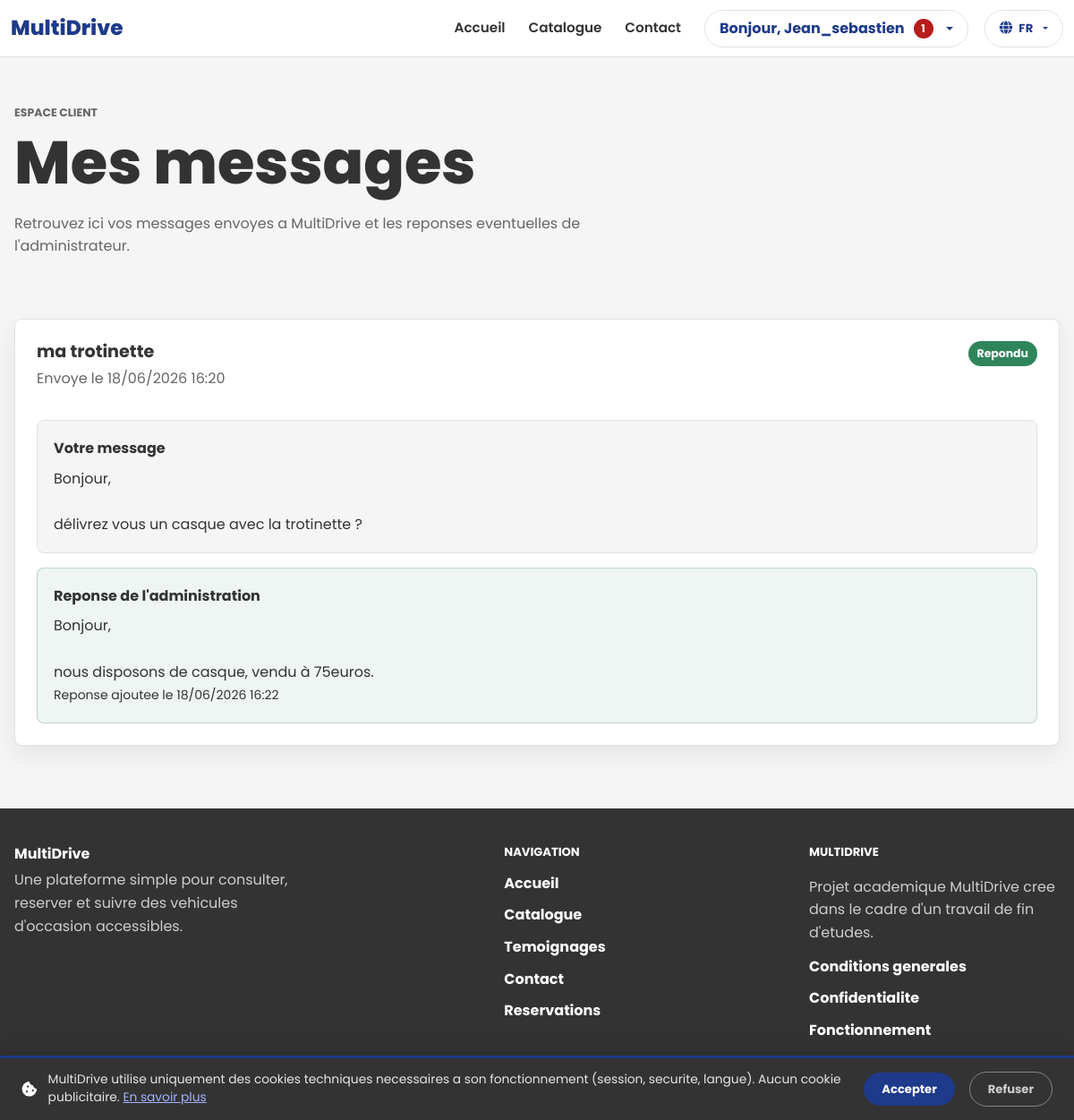
Screenshot of /contact/mine/ (signed in) with the database file from the repository.
### contact/models.py (models this page shows, shortened)
class ContactMessage(models.Model):
    user = models.ForeignKey(
        settings.AUTH_USER_MODEL,
        on_delete=models.SET_NULL,
        related_name="contact_messages",
        blank=True,
        null=True,
    )
    full_name = models.CharField(max_length=120)
    email = models.EmailField()
    phone = models.CharField(max_length=30, blank=True, null=True)
    subject = models.CharField(max_length=150)
    message = models.TextField()
    admin_response = models.TextField(blank=True)
    is_read = models.BooleanField(default=False)
    user_response_read = models.BooleanField(default=True)
    responded_at = models.DateTimeField(blank=True, null=True)
    created_at = models.DateTimeField(auto_now_add=True)
    class Meta:
        verbose_name = "Contact message"
        verbose_name_plural = "Contact messages"
        indexes = [
            models.Index(fields=["email"]),
            models.Index(fields=["is_read"]),
            models.Index(fields=["created_at"]),
        ]

### contact/views.py (the view)
# urls.py: path("mine/", views.my_messages, name="my_messages"),
@login_required
def my_messages(request):
    messages = ContactMessage.objects.filter(user=request.user).order_by("-created_at")
    messages.filter(admin_response__gt="", user_response_read=False).update(user_response_read=True)
    return render(request, "contact/my_messages.html", {"messages": messages})

### accounts/context_processors.py (called while the page is built, shortened)
def admin_notifications(request):
    admin_pending_notifications = 0
    return {
        "admin_pending_notifications": admin_pending_notifications,
    }

### vehicles/templatetags/translate_tags.py (called while the page is built, shortened)
@register.filter
def autotranslate(text, lang):
    if not text or not text.strip():
        return text
    if not lang or lang == "fr":
        return text

### contact/templates/contact/my_messages.html (shortened to what this page needs)
{% extends "vehicles/base.html" %}
{% load i18n translate_tags %}
{% block content %}
<section class="page-title">
    <p class="eyebrow">{% trans "Espace client" %}</p>
    <h1>{% trans "Mes messages" %}</h1>
    <p>{% trans "Retrouvez ici vos messages envoyes a MultiDrive et les reponses eventuelles de l'administrateur." %}</p>
</section>
<section class="section">
    {% if messages %}
        <div class="message-list">
            {% for contact_message in messages %}
                <article class="message-card">
                    <div class="message-card-header">
                        <div>
                            <h2>{{ contact_message.subject }}</h2>
                            <p class="message-date">{% blocktrans with date=contact_message.created_at|date:"d/m/Y H:i" %}Envoye le {{ date }}{% endblocktrans %}</p>
                        </div>
                        <span class="status {% if contact_message.admin_response %}status-available{% else %}status-reserved{% endif %}">
                            {% if contact_message.admin_response %}{% trans "Repondu" %}{% else %}{% trans "En attente" %}{% endif %}
                        </span>
                    </div>
                    <div class="message-block">
                        <strong>{% trans "Votre message" %}</strong>
                        <p>{{ contact_message.message|linebreaksbr }}</p>
                    </div>
                    {% if contact_message.admin_response %}
                        <div class="message-block message-response">
                            <strong>{% trans "Reponse de l'administration" %}</strong>
                            <p>{{ contact_message.admin_response|autotranslate:request.LANGUAGE_CODE|linebreaksbr }}</p>
                            {% if contact_message.responded_at %}
                                <small>{% blocktrans with date=contact_message.responded_at|date:"d/m/Y H:i" %}Reponse ajoutee le {{ date }}{% endblocktrans %}</small>
                            {% endif %}
                        </div>
                    {% else %}
                        <div class="message-block message-pending">
                            <p>{% trans "Aucune reponse n'a encore ete ajoutee pour le moment." %}</p>
                        </div>
                    {% endif %}
                </article>
            {% endfor %}
        </div>
    {% else %}
        <div class="empty-state">
            <h2>{% trans "Aucun message pour le moment" %}</h2>
            <p>{% trans "Vous pourrez retrouver ici vos futurs echanges avec l'administration." %}</p>
            <a class="button primary" href="{% url 'contact:contact_form' %}">{% trans "Contacter MultiDrive" %}</a>
        </div>
    {% endif %}
</section>
{% endblock %}

### vehicles/templates/vehicles/base.html (shortened to what this page needs)
{% load static i18n %}
{% get_current_language as CURRENT_LANG %}
<!doctype html>
<html lang="{{ CURRENT_LANG }}"
<head>
    <link href="https://cdn.jsdelivr.net/npm/bootstrap@5.3.3/dist/css/bootstrap.min.css" rel="stylesheet">
    <link rel="stylesheet" href="https://cdnjs.cloudflare.com/ajax/libs/font-awesome/6.5.0/css/all.min.css">
    <link rel="stylesheet" href="{% static 'vehicles/styles.css' %}">
</head>
<body>
    <nav class="site-nav navbar navbar-expand-lg bg-white sticky-top">
        <div class="container-xl">
            <a class="brand navbar-brand" href="{% url 'home' %}">MultiDrive</a>
            <div class="collapse navbar-collapse" id="mainNav">
                <ul class="navbar-nav ms-auto align-items-lg-center">
                    <li class="nav-item">
                        <a class="nav-link" href="{% url 'home' %}">{% trans "Accueil" %}</a>
                    </li>
                    <li class="nav-item">
                        <a class="nav-link" href="{% url 'vehicles:vehicle_list' %}">{% trans "Catalogue" %}</a>
                    </li>
                    <li class="nav-item">
                        <a class="nav-link" href="{% url 'contact:contact_form' %}">{% trans "Contact" %}</a>
                    </li>
                    {% if request.user.is_authenticated %}
                        <li class="nav-item dropdown ms-lg-2">
                            <button class="user-menu-button dropdown-toggle"
                                    type="button"
                                    data-bs-toggle="dropdown"
                                    aria-expanded="false">
                                {% if member_total_notifications %}
                                    <span class="notification-badge">{{ member_total_notifications }}</span>
                                {% endif %}
                            </button>
                        </li>
                    {% endif %}
                    <li class="nav-item ms-lg-2">
                        <div class="dropdown">
                            <button class="lang-dropdown-btn dropdown-toggle" type="button" data-bs-toggle="dropdown" aria-expanded="false">
                                <i class="fa-solid fa-globe"></i>
                                {% if CURRENT_LANG == 'nl' %}NL{% elif CURRENT_LANG == 'en' %}EN{% else %}FR{% endif %}
                            </button>
                        </div>
                    </li>
                </ul>
            </div>
        </div>
    </nav>
    <main>
        {% block content %}{% endblock %}
    </main>
    <footer class="footer">
        <div class="footer-brand">
            <strong>MultiDrive</strong>
            <p>{% trans "Une plateforme simple pour consulter, reserver et suivre des vehicules d'occasion accessibles." %}</p>
        </div>
        <div class="footer-column">
            <span class="footer-title">{% trans "Navigation" %}</span>
            <div class="footer-links">
                <a href="{% url 'home' %}">{% trans "Accueil" %}</a>
                <a href="{% url 'vehicles:vehicle_list' %}">{% trans "Catalogue" %}</a>
                <a href="{% url 'payments:testimonial_list' %}">{% trans "Temoignages" %}</a>
                <a href="{% url 'contact:contact_form' %}">{% trans "Contact" %}</a>
                {% if request.user.is_authenticated %}
                    <a href="{% url 'reservations:my_reservations' %}">{% trans "Reservations" %}</a>
                {% else %}
                    <a href="{% url 'accounts:login' %}">{% trans "Connexion" %}</a>
                {% endif %}
            </div>
        </div>
        <div class="footer-column">
            <span class="footer-title">MultiDrive</span>
            <p class="footer-note">{% trans "Projet academique MultiDrive cree dans le cadre d'un travail de fin d'etudes." %}</p>
            <div class="footer-links" style="margin-bottom: 10px;">
                <a href="{% url 'vehicles:cgv' %}">{% trans "Conditions generales" %}</a>
                <a href="{% url 'vehicles:confidentialite' %}">{% trans "Confidentialite" %}</a>
                <a href="{% url 'vehicles:fonctionnement' %}">{% trans "Fonctionnement" %}</a>
            </div>
            <p class="footer-copy">&copy; Younes El-Mallahi</p>
        </div>
    </footer>
    <div id="cookie-banner" class="cookie-banner" style="display:none;" role="dialog" aria-label="{% trans 'Politique de cookies' %}">
        <div class="cookie-banner-inner">
            <div class="cookie-banner-text">
                <i class="fa-solid fa-cookie-bite"></i>
                <span>
                    <a href="{% url 'vehicles:cgv' %}#cookies" class="cookie-link">{% trans "En savoir plus" %}</a>
                </span>
            </div>
            <button id="cookie-accept" class="cookie-btn cookie-btn-accept">{% trans "Accepter" %}</button>
            <button id="cookie-refuse" class="cookie-btn cookie-btn-refuse">{% trans "Refuser" %}</button>
        </div>
    </div>
</body>
</html>

### rows the page displays
ContactMessage: subject "ma trotinette", message "Bonjour, délivrez vous un casque avec la trotinette ?", admin_response|autotranslate "Bonjour, nous disposons de casque, vendu à 75euros."

### other values shown
{{ member_total_notifications }} "1"
